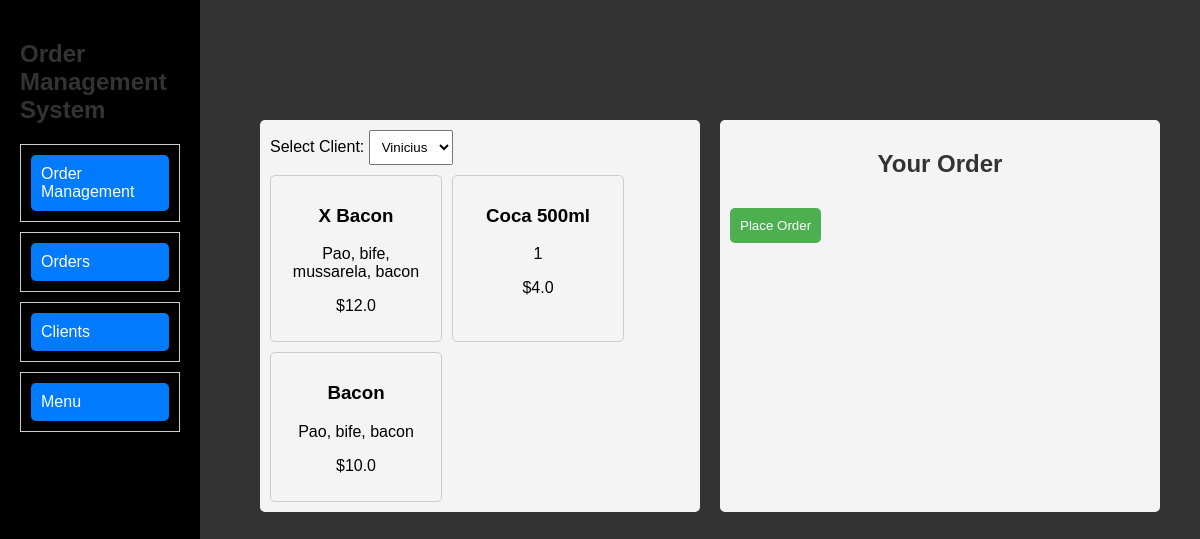
/order_management, run on the app's committed database.
### models.py (models this page shows)
class Menu(db.Model):
    id = db.Column(db.Integer, primary_key=True)
    item_name = db.Column(db.String(100), nullable=False)
    description = db.Column(db.String(200), nullable=False)
    item_value = db.Column(db.Float, nullable=False)
    category = db.Column(db.String(100), nullable=False)
    order_items = db.relationship('OrderItem', backref='menu_item', lazy=True)

### app.py (the view)
@app.route('/order_management')
def order_management():
    clients = Client.query.all()
    menu_items = Menu.query.all()
    return render_template('order_management.html', clients=clients, menu_items=menu_items)

### templates/order_management.html (shortened to what this page needs)
{% extends "base.html" %}
{% block content %}
<h1>Order Management</h1>
<div class="board">
    <div class="column">
        <label for="client">Select Client:</label>
        <select id="client" name="client_id" required>
            {% for client in clients %}
            <option value="{{ client.id }}">{{ client.client_name }}</option>
            {% endfor %}
        </select>
        <div id="menu-items" class="menu-items">
            {% for item in menu_items %}
            <div class="card" data-id="{{ item.id }}" data-name="{{ item.item_name }}" data-value="{{ item.item_value }}">
                <h3>{{ item.item_name }}</h3>
                <p>{{ item.description }}</p>
                <p>${{ item.item_value }}</p>
            </div>
            {% endfor %}
        </div>
    </div>
    <div class="column">
        <h2>Your Order</h2>
        <button id="place-order" type="button">Place Order</button>
    </div>
</div>
{% endblock %}

### static/css/styles.css (style rules this page uses)
.board { display: flex; gap: 20px; overflow-x: auto; padding: 20px; }
.column { flex: 1; min-width: 300px; background-color: #f4f4f4; border-radius: 5px; padding: 10px; }
.column h2 { text-align: center; margin-bottom: 10px; }
h1, h2 { color: #333; }
body { background-color: #333; font-family: Arial, sans-serif; margin: 0; padding: 0; display: flex; }
input, textarea, select { margin-bottom: 10px; padding: 8px; }
button { padding: 10px 15px; background-color: #28a745; color: white; border: none; cursor: pointer; }
.menu-items { display: flex; flex-wrap: wrap; gap: 10px; }
.card { border: 1px solid #ccc; border-radius: 5px; padding: 10px; width: 150px; text-align: center; cursor: pointer; transition: transform 0.2s; }
#place-order { margin-top: 10px; padding: 10px; background-color: #4CAF50; color: white; border: none; border-radius: 5px; cursor: pointer; }

### data on the page
Menu: item_name "X Bacon", description "Pao, bife, mussarela, bacon", item_value "12.0"
Menu: item_name "Coca 500ml", description "1", item_value "4.0"
Menu: item_name "Bacon", description "Pao, bife, bacon", item_value "10.0"

### other printed values
form field client_id "Vinicius"
